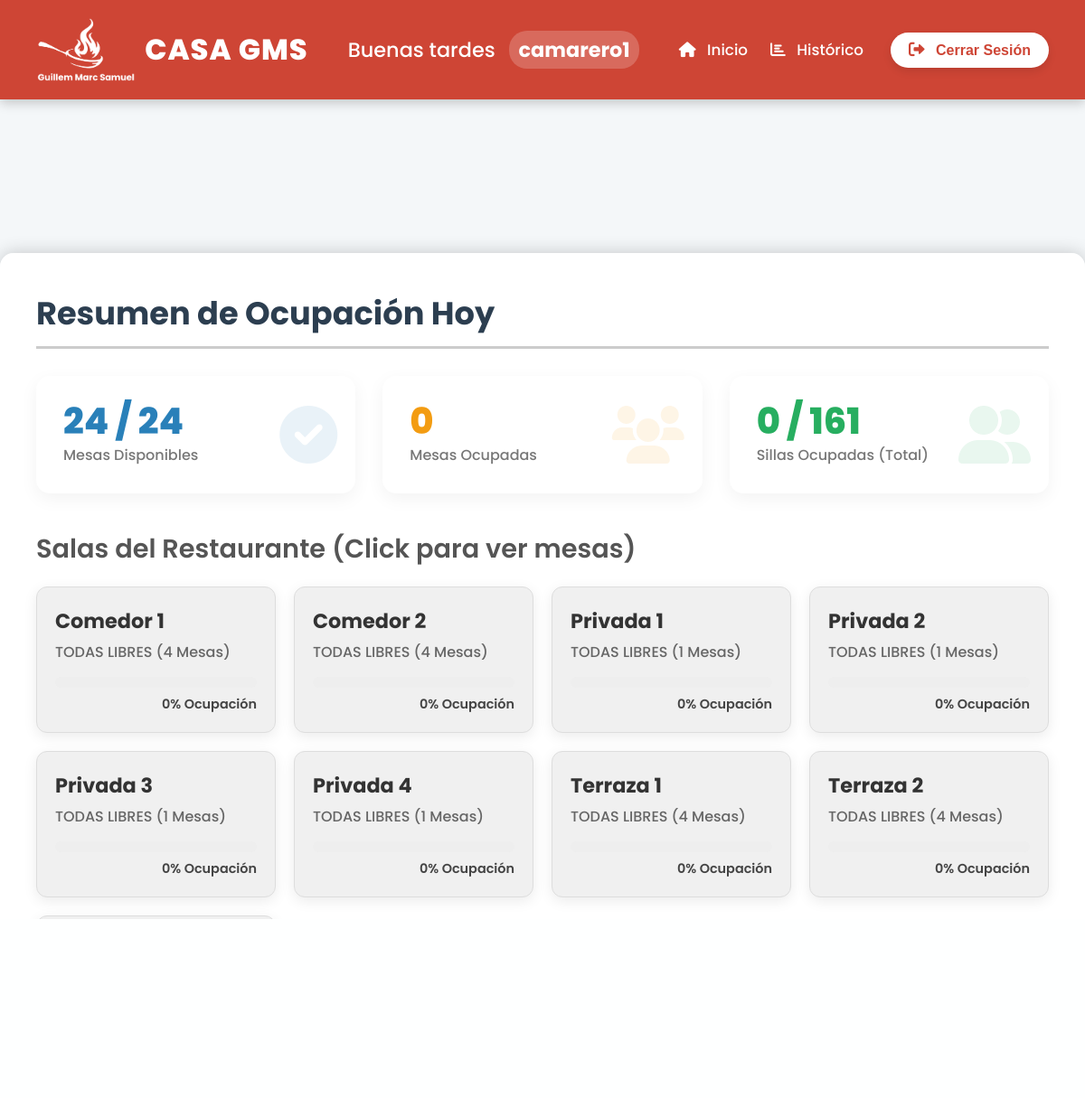
The page /PHP/PUBLIC/index.php (signed in) on the database its author committed.
### tables this page shows
CREATE TABLE IF NOT EXISTS salas (
    id INT AUTO_INCREMENT PRIMARY KEY,
    nombre VARCHAR(100) NOT NULL,
    descripcion VARCHAR(255) NULL,
    num_mesas INT DEFAULT 0
);

### PHP/PUBLIC/index.php (the view, shortened to what this page needs)
<?php
require_once __DIR__ . '/../CONEXION/conexion.php';
if (isset($_SESSION['loginok']) && $_SESSION['loginok'] === true && isset($_SESSION['username'])) {
    $username = htmlspecialchars($_SESSION['username']);
} else {
    header("Location: login.php");
    exit();
}
try {
    $sql = "
        SELECT
            s.id AS id_sala,
            s.nombre AS sala_nombre,
            COUNT(m.id) AS total_mesas,
            SUM(CASE WHEN m.estado = 2 THEN 1 ELSE 0 END) AS mesas_ocupadas
        FROM salas s
        LEFT JOIN mesas m ON s.id = m.id_sala
        GROUP BY s.id
        ORDER BY s.nombre ASC
    ";
    $stmt = $conn->query($sql);
    $salas = $stmt->fetchAll(PDO::FETCH_ASSOC);
    $ocupacion_salas = [];
    $total_mesas = 0;
    $mesas_ocupadas = 0;
    $total_sillas = 0;
    $sillas_ocupadas = 0;
    foreach ($salas as $s) {
        $total_mesas += $s['total_mesas'];
        $mesas_ocupadas += $s['mesas_ocupadas'];
        $ocupacion_pct = $s['total_mesas'] > 0 ? round(($s['mesas_ocupadas'] / $s['total_mesas']) * 100) : 0;
        $querySillas = $conn->prepare("
            SELECT
                SUM(sillas) AS total_sillas,
                SUM(CASE WHEN estado = 2 THEN sillas ELSE 0 END) AS sillas_ocupadas
            FROM mesas WHERE id_sala = :id
        ");
        $querySillas->execute([':id' => $s['id_sala']]);
        $sillas = $querySillas->fetch(PDO::FETCH_ASSOC);
        $total_sillas += intval($sillas['total_sillas']);
        $sillas_ocupadas += intval($sillas['sillas_ocupadas']);
        $ocupacion_salas[] = [
            'sala' => $s['sala_nombre'],
            'file' => strtolower(str_replace(' ', '', $s['sala_nombre'])) . '.php',
            'ocupacion_pct' => $ocupacion_pct,
            'mesas_ocupadas' => $s['mesas_ocupadas'],
            'total_mesas' => $s['total_mesas']
        ];
    }
    $stats = [
        'total_mesas' => $total_mesas,
        'mesas_ocupadas' => $mesas_ocupadas,
        'mesas_libres' => $total_mesas - $mesas_ocupadas,
        'total_sillas' => $total_sillas,
        'sillas_ocupadas' => $sillas_ocupadas,
        'sillas_libres' => $total_sillas - $sillas_ocupadas,
    ];
    usort($ocupacion_salas, fn($a, $b) => $b['ocupacion_pct'] <=> $a['ocupacion_pct']);
} catch (PDOException $e) {
    die("Error al obtener los datos: " . $e->getMessage());
}
$hora = date('H');
if ($hora >= 6 && $hora < 12) {
    $saludo = "Buenos días";
} elseif ($hora >= 12 && $hora < 20) {
    $saludo = "Buenas tardes";
} else {
    $saludo = "Buenas noches";
}
?>
<!DOCTYPE html>
<html lang="es">
<head>
    <link rel="stylesheet" href="https://cdnjs.cloudflare.com/ajax/libs/font-awesome/6.0.0/css/all.min.css">
    <link rel="stylesheet" href="../../css/panel_principal.css">
</head>
<body>
    <nav class="main-header">
        <div class="header-logo">
            <img src="../../img/basic_logo_blanco.png" alt="Logo GMS">
            <div class="logo-text">
                <span class="gms-title">CASA GMS</span>
            </div>
        </div>
        <div class="header-greeting">
            <?= $saludo ?> <span class="username-tag"><?= $username ?></span>
        </div>
        <div class="header-menu">
            <a href="./index.php" class="nav-link">
                <i class="fa-solid fa-house"></i> Inicio
            </a>
            <a href="./historico.php" class="nav-link">
                <i class="fa-solid fa-chart-bar"></i> Histórico
            </a>
        </div>
        <form method="post" action="../PROCEDIMIENTOS/logout.php">
            <button type="submit" class="logout-btn">
                <i class="fa-solid fa-right-from-bracket"></i> Cerrar Sesión
            </button>
        </form>
    </nav>
    <div class="container">
        <h1 class="dashboard-title">Resumen de Ocupación Hoy</h1>
        <div class="stats-grid">
            <div class="stat-card primary">
                <div class="stat-value"><?= $stats['mesas_libres'] ?> / <?= $stats['total_mesas'] ?></div>
                <div class="stat-label">Mesas Disponibles</div>
                <i class="stat-icon fa-solid fa-check-circle"></i>
            </div>
            <div class="stat-card warning">
                <div class="stat-value"><?= $stats['mesas_ocupadas'] ?></div>
                <div class="stat-label">Mesas Ocupadas</div>
                <i class="stat-icon fa-solid fa-users"></i>
            </div>
            <div class="stat-card success">
                <div class="stat-value"><?= $stats['sillas_ocupadas'] ?> / <?= $stats['total_sillas'] ?></div>
                <div class="stat-label">Sillas Ocupadas (Total)</div>
                <i class="stat-icon fa-solid fa-user-group"></i>
            </div>
        </div>
        <h2 class="section-title">Salas del Restaurante (Click para ver mesas)</h2>
        <div class="salas-grid">
            <?php foreach ($ocupacion_salas as $sala): ?>
                <?php
                    $color_class = 'bg-neutral-100';
                ?>
                <a href="./SALAS/<?= htmlspecialchars($sala['file']) ?>" class="sala-card-link">
                    <div class="sala-card <?= $color_class ?>">
                        <h3 class="sala-name"><?= htmlspecialchars($sala['sala']) ?></h3>
                        <div class="sala-occupancy">
                            <?php if ($sala['mesas_ocupadas'] == 0): ?>
                                TODAS LIBRES (<?= $sala['total_mesas'] ?> Mesas)
                            <?php else: ?>
                                <?= $sala['mesas_ocupadas'] ?> / <?= $sala['total_mesas'] ?> Mesas Ocupadas
                            <?php endif; ?>
                        </div>
                        <div class="progress-bar-container">
                        </div>
                        <div class="percentage"><?= $sala['ocupacion_pct'] ?>% Ocupación</div>
                    </div>
                </a>
            <?php endforeach; ?>
        </div>
    </div>
</body>
</html>

### css/panel_principal.css (style rules this page uses)
* { margin: 0; padding: 0; box-sizing: border-box; }
html, body { height: 100%; font-family: 'Poppins', sans-serif; color: #333; background-color: #f4f7f9; background-image: url('../img/fondo_panel_principal.png'); background-size: cover; background-attachment: fixed; background-position: center 50%; }
.main-header { background-color: #ce4535; color: white; display: flex; justify-content: space-between; align-items: center; padding: 20px 40px; box-shadow: 0 4px 12px rgba(0, 0, 0, 0.2); position: relative; z-index: 10; }
.header-logo { display: flex; align-items: center; gap: 10px; }
.header-logo img { height: 70px; }
.logo-text { display: flex; flex-direction: column; line-height: 1.1; }
.gms-title { font-size: 2.0rem; font-weight: 800; letter-spacing: 1px; }
.header-greeting { font-size: 1.4rem; font-weight: 500; flex-grow: 1; text-align: center; }
.username-tag { font-weight: 700; background-color: rgba(255, 255, 255, 0.2); padding: 5px 10px; border-radius: 20px; margin-left: 10px; }
.header-menu { display: flex; gap: 25px; margin-right: 30px; }
.nav-link { color: white; text-decoration: none; font-weight: 500; padding: 10px 0; transition: color 0.2s, opacity 0.2s; font-size: 1.05rem; }
.nav-link i { margin-right: 8px; }
.logout-btn { background-color: white; color: #ce4535; border: none; padding: 10px 20px; border-radius: 25px; font-size: 1rem; font-weight: 600; cursor: pointer; transition: all 0.2s ease; box-shadow: 0 4px 10px rgba(0, 0, 0, 0.1); }
.logout-btn i { margin-right: 8px; font-size: 1.1em; }
.container { padding: 40px; max-width: 1200px; margin: 0 auto; background-color: rgba(255, 255, 255, 0.95); border-radius: 15px; box-shadow: 0 0 20px rgba(0, 0, 0, 0.2); margin-top: 170px; margin-bottom: 30px; }
.dashboard-title { font-size: 2.2rem; font-weight: 700; color: #2c3e50; margin-bottom: 30px; border-bottom: 3px solid #ccc; padding-bottom: 10px; }
.section-title { font-size: 1.8rem; font-weight: 600; color: #555; margin-top: 40px; margin-bottom: 20px; }
.stats-grid { display: grid; grid-template-columns: repeat(auto-fit, minmax(280px, 1fr)); gap: 30px; }
.stat-card { background-color: white; border-radius: 15px; padding: 30px; box-shadow: 0 6px 20px rgba(0, 0, 0, 0.05); position: relative; overflow: hidden; transition: transform 0.3s ease; }
.stat-value { font-size: 2.5rem; font-weight: 800; margin-bottom: 5px; line-height: 1; }
.stat-label { font-size: 1rem; font-weight: 500; color: #777; }
.stat-icon { position: absolute; top: 50%; right: 20px; transform: translateY(-50%); font-size: 4rem; opacity: 0.1; }
.stat-card.primary { color: #2980b9; }
.stat-card.warning { color: #f39c12; }
.stat-card.success { color: #27ae60; }
.salas-grid { display: grid; grid-template-columns: repeat(auto-fit, minmax(250px, 1fr)); gap: 20px; }
.sala-card-link { text-decoration: none; color: inherit; }
.sala-card { padding: 20px; border-radius: 12px; box-shadow: 0 4px 15px rgba(0, 0, 0, 0.08); transition: transform 0.3s ease, box-shadow 0.3s ease; border: 1px solid rgba(0, 0, 0, 0.05); cursor: pointer; height: 100%; background-color: rgba(255, 255, 255, 0.8); }
.bg-neutral-100 { background-color: #f0f0f0; border-color: #ddd; }
.sala-name { font-size: 1.4rem; font-weight: 700; margin-bottom: 5px; color: #333; }
.sala-occupancy { font-size: 1rem; color: #666; margin-bottom: 15px; font-weight: 500; }
.progress-bar-container { background-color: #eee; border-radius: 10px; height: 12px; overflow: hidden; margin-bottom: 8px; }
.percentage { font-size: 0.9rem; font-weight: 600; color: #444; text-align: right; }

### rows shown on the page
salas: nombre "Comedor 1", total_mesas "4", ocupacion_pct "0"
salas: nombre "Comedor 2", total_mesas "4", ocupacion_pct "0"
salas: nombre "Privada 1", total_mesas "1", ocupacion_pct "0"
salas: nombre "Privada 2", total_mesas "1", ocupacion_pct "0"
salas: nombre "Privada 3", total_mesas "1", ocupacion_pct "0"
salas: nombre "Privada 4", total_mesas "1", ocupacion_pct "0"
salas: nombre "Terraza 1", total_mesas "4", ocupacion_pct "0"
salas: nombre "Terraza 2", total_mesas "4", ocupacion_pct "0"

### other values the page prints
$saludo "Buenas tardes"
$username "camarero1"
$stats['mesas_libres'] "24"
$stats['total_mesas'] "24"
$stats['mesas_ocupadas'] "0"
$stats['sillas_ocupadas'] "0"
$stats['total_sillas'] "161"
